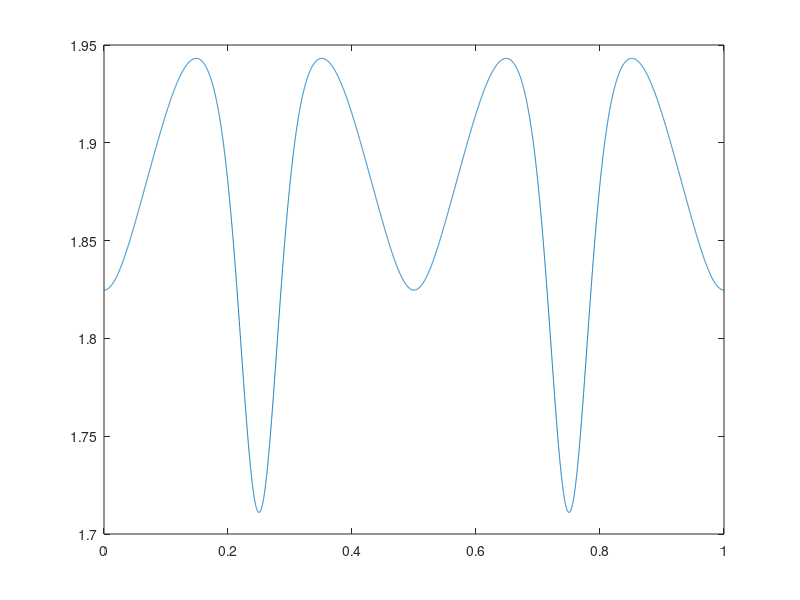

Recreate this plot in MATLAB.
x=[0:0.0001:1];
A=4;
B=1;
S=2;
u=x;
m1 = 2 - exp(cos(A.*power(u, B).*pi)+0.5.*(cos(A.*power(u, B).*pi)-0.5).^4)./(power(2, S).* A);
plot(x,m1);
hold on
